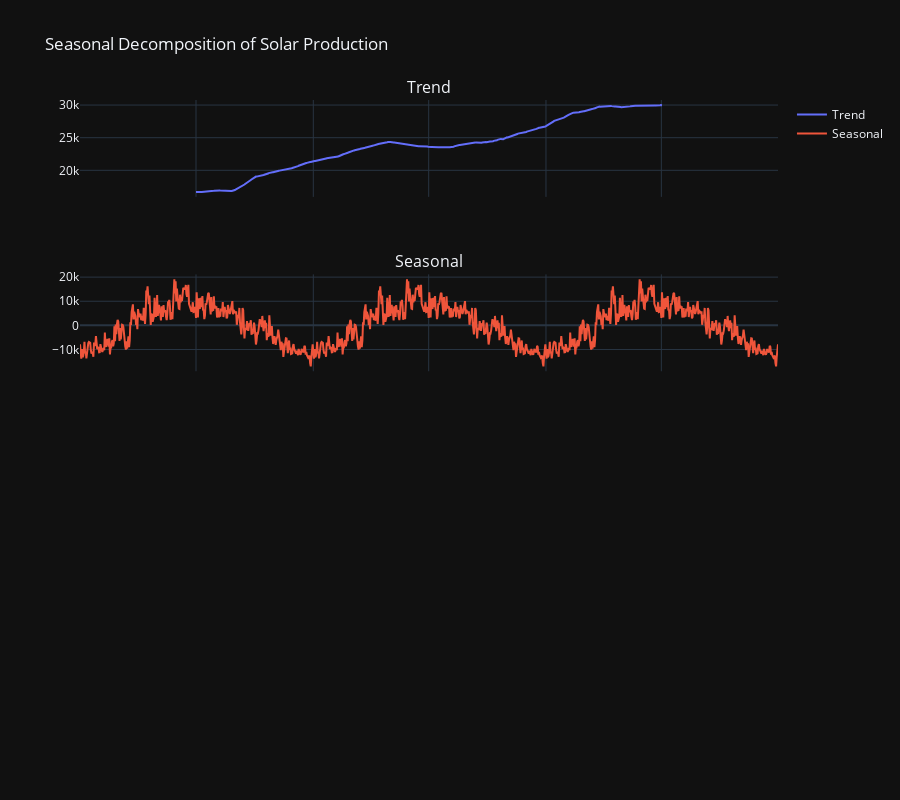

The cell this chart's notebook holds for it:
### Markdown cell above
### *Solar Data*

### Code cell
result = seasonal_decompose(solar_daily['Solar_Production'], model='additive', period=365)

fig = sp.make_subplots(rows=4, cols=1, shared_xaxes=True,
                       subplot_titles=['Trend', 'Seasonal'])

fig.add_trace(go.Scatter(x=solar_daily.index, y=result.trend, mode='lines', name='Trend'), row=1, col=1)
fig.add_trace(go.Scatter(x=solar_daily.index, y=result.seasonal, mode='lines', name='Seasonal'), row=2, col=1)

fig.update_layout(template='plotly_dark', height=800, title='Seasonal Decomposition of Solar Production')
fig.show()

### Figure 1 — Plotly figure (JSON) as saved in the notebook; plotly's stock layout.template omitted (floating-point values rounded to 4 significant figures; data arrays with more than 128 entries replaced by an {"elided": "..."} marker saying what was removed)
{"data": [{"mode": "lines", "name": "Trend", "type": "scatter", "x": {"elided": "1096 str values"}, "xaxis": "x", "y": {"elided": "1096 float values"}, "yaxis": "y"}, {"mode": "lines", "name": "Seasonal", "type": "scatter", "x": {"elided": "1096 str values"}, "xaxis": "x2", "y": {"elided": "1096 float values"}, "yaxis": "y2"}], "layout": {"annotations": [{"font": {"size": 16}, "showarrow": false, "text": "Trend", "x": 0.5, "xanchor": "center", "xref": "paper", "y": 1, "yanchor": "bottom", "yref": "paper"}, {"font": {"size": 16}, "showarrow": false, "text": "Seasonal", "x": 0.5, "xanchor": "center", "xref": "paper", "y": 0.7188, "yanchor": "bottom", "yref": "paper"}], "height": 800, "title": {"text": "Seasonal Decomposition of Solar Production"}, "xaxis": {"anchor": "y", "domain": [0, 1], "matches": "x4", "showticklabels": false}, "xaxis2": {"anchor": "y2", "domain": [0, 1], "matches": "x4", "showticklabels": false}, "xaxis3": {"anchor": "y3", "domain": [0, 1], "matches": "x4", "showticklabels": false}, "xaxis4": {"anchor": "y4", "domain": [0, 1]}, "yaxis": {"anchor": "x", "domain": [0.8438, 1]}, "yaxis2": {"anchor": "x2", "domain": [0.5625, 0.7188]}, "yaxis3": {"anchor": "x3", "domain": [0.2812, 0.4375]}, "yaxis4": {"anchor": "x4", "domain": [0, 0.1562]}}}
